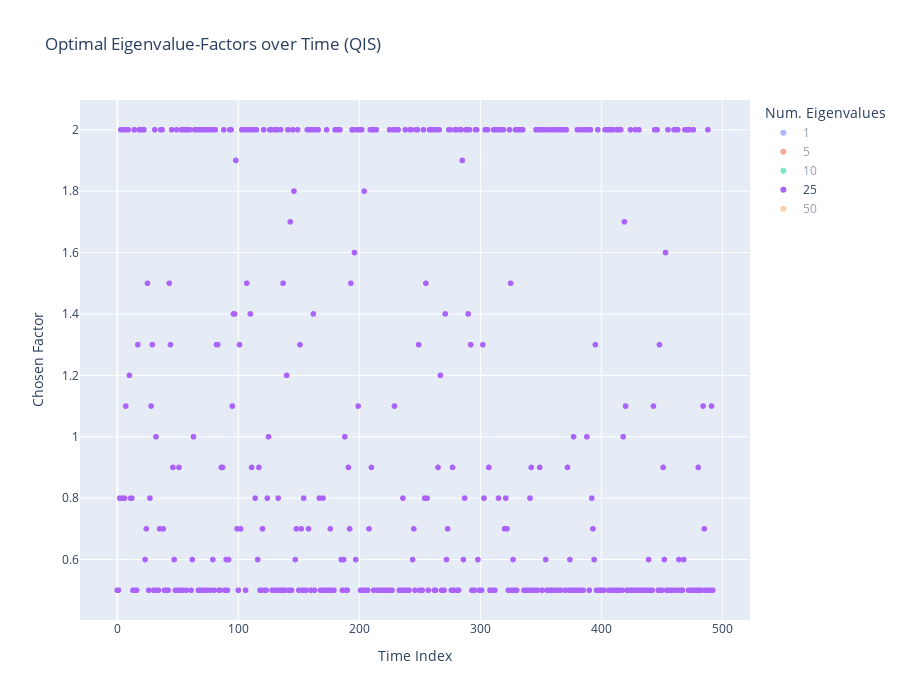

The notebook cell saved with this chart:
### Code cell
px.scatter(res, height=700, title="Optimal Eigenvalue-Factors over Time (QIS)",
          labels={"variable": "Num. Eigenvalues", "value": "Chosen Factor", "index": "Time Index"})

### Figure 1 — Plotly figure (JSON) as saved in the notebook; plotly's stock layout.template omitted (floating-point values rounded to 4 significant figures; data arrays with more than 128 entries replaced by an {"elided": "..."} marker saying what was removed)
{"data": [{"hovertemplate": "Num. Eigenvalues=1<br>Time Index=%{x}<br>Chosen Factor=%{y}<extra></extra>", "legendgroup": "1", "marker": {"color": "#636efa", "symbol": "circle"}, "mode": "markers", "name": "1", "showlegend": true, "type": "scattergl", "visible": "legendonly", "x": {"elided": "493 int values"}, "xaxis": "x", "y": {"elided": "493 float values"}, "yaxis": "y"}, {"hovertemplate": "Num. Eigenvalues=5<br>Time Index=%{x}<br>Chosen Factor=%{y}<extra></extra>", "legendgroup": "5", "marker": {"color": "#EF553B", "symbol": "circle"}, "mode": "markers", "name": "5", "showlegend": true, "type": "scattergl", "visible": "legendonly", "x": {"elided": "493 int values"}, "xaxis": "x", "y": {"elided": "493 float values"}, "yaxis": "y"}, {"hovertemplate": "Num. Eigenvalues=10<br>Time Index=%{x}<br>Chosen Factor=%{y}<extra></extra>", "legendgroup": "10", "marker": {"color": "#00cc96", "symbol": "circle"}, "mode": "markers", "name": "10", "showlegend": true, "type": "scattergl", "visible": "legendonly", "x": {"elided": "493 int values"}, "xaxis": "x", "y": {"elided": "493 float values"}, "yaxis": "y"}, {"hovertemplate": "Num. Eigenvalues=25<br>Time Index=%{x}<br>Chosen Factor=%{y}<extra></extra>", "legendgroup": "25", "marker": {"color": "#ab63fa", "symbol": "circle"}, "mode": "markers", "name": "25", "showlegend": true, "type": "scattergl", "visible": true, "x": {"elided": "493 int values"}, "xaxis": "x", "y": {"elided": "493 float values"}, "yaxis": "y"}, {"hovertemplate": "Num. Eigenvalues=50<br>Time Index=%{x}<br>Chosen Factor=%{y}<extra></extra>", "legendgroup": "50", "marker": {"color": "#FFA15A", "symbol": "circle"}, "mode": "markers", "name": "50", "showlegend": true, "type": "scattergl", "visible": "legendonly", "x": {"elided": "493 int values"}, "xaxis": "x", "y": {"elided": "493 float values"}, "yaxis": "y"}], "layout": {"height": 700, "legend": {"title": {"text": "Num. Eigenvalues"}, "tracegroupgap": 0}, "title": {"text": "Optimal Eigenvalue-Factors over Time (QIS)"}, "xaxis": {"anchor": "y", "autorange": true, "domain": [0, 1], "range": [-30.0, 522.0], "title": {"text": "Time Index"}, "type": "linear"}, "yaxis": {"anchor": "x", "autorange": true, "domain": [0, 1], "range": [0.4031, 2.097], "title": {"text": "Chosen Factor"}, "type": "linear"}}}
